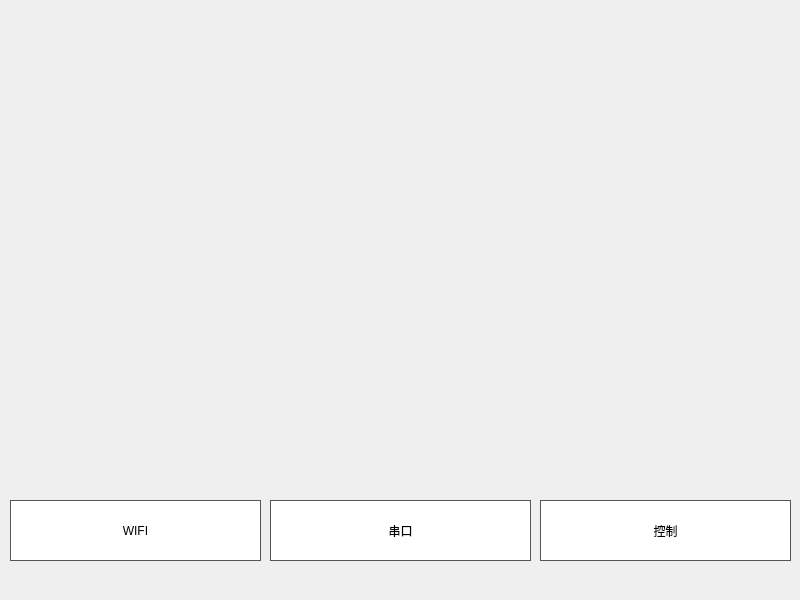
<?xml version="1.0" encoding="UTF-8"?>
<ui version="4.0">
 <class>MainWindow</class>
 <widget class="QMainWindow" name="MainWindow">
  <property name="geometry">
   <rect>
    <x>0</x>
    <y>0</y>
    <width>800</width>
    <height>600</height>
   </rect>
  </property>
  <property name="minimumSize">
   <size>
    <width>800</width>
    <height>600</height>
   </size>
  </property>
  <property name="maximumSize">
   <size>
    <width>800</width>
    <height>600</height>
   </size>
  </property>
  <property name="windowTitle">
   <string>ledAssist</string>
  </property>
  <property name="styleSheet">
   <string notr="true">/* === QPushButton === */
QPushButton {
    border: 1px solid #555;
    padding: 4px;
	background-color:#fff
}

QPushButton:hover {
    background-color: #999;
}

QPushButton:pressed {
    background-color: #333;
    border-color: #555;
    color: #AAA;
}
</string>
  </property>
  <widget class="QWidget" name="centralwidget">
   <widget class="QStackedWidget" name="stackedWidget">
    <property name="geometry">
     <rect>
      <x>0</x>
      <y>0</y>
      <width>800</width>
      <height>471</height>
     </rect>
    </property>
    <widget class="QWidget" name="page"/>
    <widget class="QWidget" name="page_2"/>
   </widget>
   <widget class="QPushButton" name="bt_wifi">
    <property name="geometry">
     <rect>
      <x>10</x>
      <y>500</y>
      <width>251</width>
      <height>61</height>
     </rect>
    </property>
    <property name="minimumSize">
     <size>
      <width>0</width>
      <height>0</height>
     </size>
    </property>
    <property name="text">
     <string>WIFI</string>
    </property>
   </widget>
   <widget class="QPushButton" name="bt_ble">
    <property name="geometry">
     <rect>
      <x>270</x>
      <y>500</y>
      <width>261</width>
      <height>61</height>
     </rect>
    </property>
    <property name="minimumSize">
     <size>
      <width>0</width>
      <height>0</height>
     </size>
    </property>
    <property name="text">
     <string>串口</string>
    </property>
   </widget>
   <widget class="QPushButton" name="bt_ctrl">
    <property name="geometry">
     <rect>
      <x>540</x>
      <y>500</y>
      <width>251</width>
      <height>61</height>
     </rect>
    </property>
    <property name="minimumSize">
     <size>
      <width>0</width>
      <height>0</height>
     </size>
    </property>
    <property name="text">
     <string>控制</string>
    </property>
   </widget>
  </widget>
  <widget class="QMenuBar" name="menubar">
   <property name="geometry">
    <rect>
     <x>0</x>
     <y>0</y>
     <width>800</width>
     <height>23</height>
    </rect>
   </property>
  </widget>
 </widget>
 <resources/>
 <connections/>
</ui>
